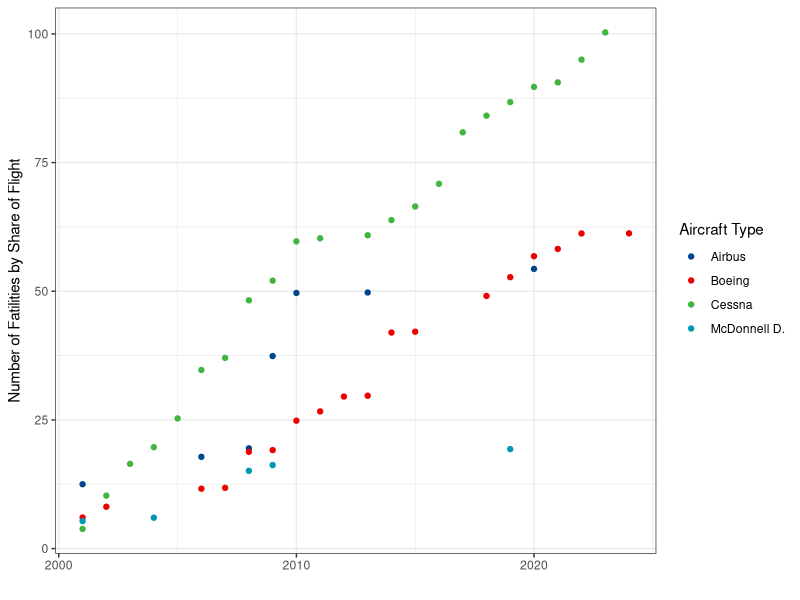

Write R code to recreate this figure.
rm(list=ls())

library(tidyverse)
library(ggplot2)
library(ggsci)
library(cowplot)
library(Cairo)
#### Import data ####
#Filter group: 
#Event type is "Accident" and 
#FAR part is "Non-U.S., commercial" and 
#Aircraft category is "Airplane" and
#Fatal - Onboard is greater than "0"

#Want columns 1, 4, 17-21, 27
#NA in place of the desired column index
columns = c(NA, rep("NULL", 2), NA, rep("NULL", 12), 
            NA, NA, NA, NA, NA, rep("NULL", 5), 
            NA, rep("NULL", 19))

non_us_df = read.csv("cases2024-12-12_21-15.csv", colClasses = columns)

#Filter group: 
#Event type is "Accident" and 
#FAR part is "Part 121: Air carrier" and 
#Fatal - Onboard is greater than "0"

air_carrier_df =read.csv("cases2024-12-11_01-08.csv", colClasses = columns)


#### Manipulating data frame ####

#Since there are no overlaps between the data frames
#We can just combine the two immediately
combined_df = rbind(air_carrier_df, non_us_df)
combined_df = combined_df %>% 
  mutate(EventDate = as.Date(EventDate, format ="%Y-%m-%d"))


#Can check that all NtsbNo are unique
combined_df$NtsbNo %>% unique() %>% length()
#Gives 357 which is the same number of rows in the combined data frame
yearly_df = combined_df %>% 
  mutate(type = case_when(grepl("Boeing", Make, ignore.case = T) ~ "Boeing",
                          grepl("Douglas", Make, ignore.case = T) ~ "McDonnell D.",
                          grepl("Airbus", Make, ignore.case = T) ~ "Airbus",
                          grepl("Cessna", Make, ignore.case = T) ~ "Cessna",
                          TRUE ~ "All other makers")) %>% 
  group_by(date = lubridate::floor_date(EventDate, "year"), type) %>% 
  summarise(qFatal = sum(FatalInjuryCount),
            qSerious = sum(SeriousInjuryCount),
            qMinor = sum(MinorInjuryCount),
            qOnboard = sum(OnboardInjuryCount),
            qOnground = sum(OnGroundInjuryCount))


yearly_proportion = yearly_df %>% filter(type !="All other makers") %>% group_by(type) %>% 
  mutate(qFatal_prop = case_when(type == "Boeing" ~ qFatal/43.9,
                                 type == "McDonnell D." ~ qFatal/4.5,
                                 type == "Airbus" ~ qFatal/21.2,
                                 type == "Cessna" ~qFatal/3.4))
#Source for numbers
#https://dsm.forecastinternational.com/2019/10/01/an-overview-of-the-u-s-commercial-aircraft-fleet-2/#:~:text=Of%20the%207%2C356%20aircraft%20in,manufactured%20by%2013%20different%20companies.
#### Plotting ####
#Could look at total number of fatalities as time passes grouped by flight company
#Exclude the 'all other makers' 
#Perhaps pick only a few to compare with Boeing - even Airbus and Lockheed
#Find the number of Boeings being flown, and the number of other planes
#To make it a relative measurement
#1.9 fatalities per plane or whatever
truncated = yearly_proportion %>% filter(date > "2000-01-01") %>% 
  group_by(type) %>% mutate(cum_qFatal_prop = cumsum(qFatal_prop))
plot1 <- ggplot(data= truncated)+
  geom_point(aes(x=date, y=(cum_qFatal_prop), color= type))+
  theme_bw()+
  scale_x_date(name ="")+
  scale_y_continuous(name = "Number of Fatilities by Share of Flight")+
  scale_color_lancet(name = "Aircraft Type")
plot1

Cairo(210, 120, file="fatalitiesplot.png", type="png", bg="white", res = 400, units = "mm")
plot1
dev.off()


summary(lm(data=truncated, cum_qFatal_prop ~ date+type))
